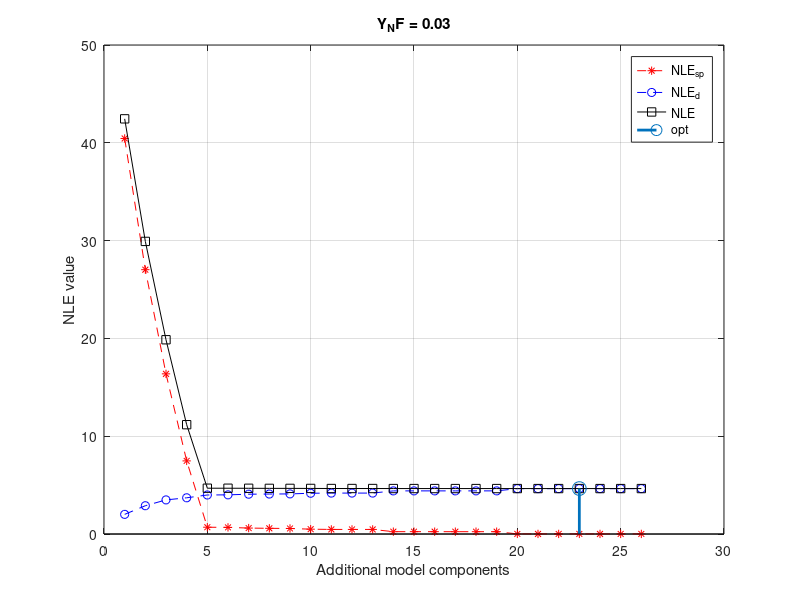
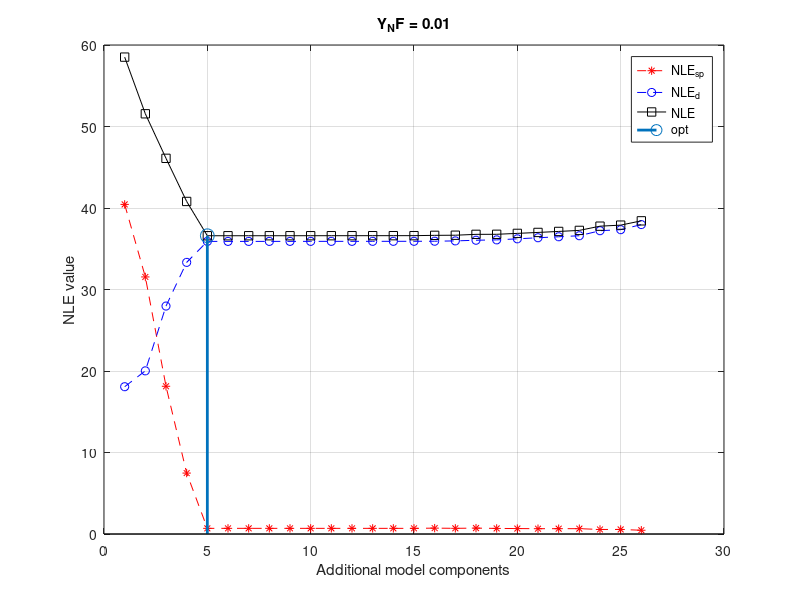

Here is the MATLAB script that generated these plots, in order:
% Resumen diseños.
clc
clear all
close all
%%
%%%%%%%%%%%%%%%%%%%%%
% 1- Full loads
%%%%%%%%%%%%%%%%%%%%%
% a. Y_NF = 0.03
% run NLE_GA.m :
% with
% Gcsv = readtable('Datos_G_IEEE33_0-03.csv');
% Dcsv = readtable('Datos_De_IEEE33_0-03.csv');
% qa = 0


load SS_Y_NF_0-03_FL_opt.mat
load SS_data_YNF_0-03_FL.mat

fprintf('Number of additional components: %d\n', qa_opt);
disp('Note: If D is formed only with DGs active power as disturbance, the optimum structure results a full ');
structure
fprintf('NLE:   %.3f \n', NLE_opt);
fprintf('NLE_d: %.3f \n', NLE_d_opt);
fprintf('NLE_sp:%.3f \n', NLE_sp_opt);

id_qa = [1:length(NLE)];

figure
plot(id_qa,NLE_sp,'r--*'), hold on, grid on
plot(id_qa,NLE_d,'b--o'), hold on, grid on
plot(id_qa,NLE,'k-s'), hold on, grid on
title('Y_NF = 0.03')
xlabel('Additional model components')
ylabel('NLE value')
stem(qa_opt+1, NLE_opt,'MarkerSize',10, 'LineWidth', 2)
legend('NLE_{sp}', 'NLE_d', 'NLE', 'opt')
%%
clear all
clc

% b. Y_NF = 0.01
% run NLE_GA.m :
% with
% Gcsv = readtable('Datos_G_IEEE33_0-01.csv');
% Dcsv = readtable('Datos_De_IEEE33_0-01.csv');
% qa = 0

load SS_Y_NF_0-01_FL_opt.mat
load SS_data_YNF_0-01_FL.mat

fprintf('Number of additional components: %d\n', qa_opt);
disp('Note: If D is formed only with DGs active power as disturbance, the optimum structure is the same ');
structure
fprintf('NLE: %.3f \n ', NLE_opt);
fprintf('NLE_d:  %.3f \n', NLE_d_opt);
fprintf('NLE_sp:  %.3f \n', NLE_sp_opt);

id_qa = [1:length(NLE)];        

figure
plot(id_qa,NLE_sp,'r--*'), hold on, grid on
plot(id_qa,NLE_d,'b--o'), hold on, grid on
plot(id_qa,NLE,'k-s'), hold on, grid on
title('Y_NF = 0.01')
xlabel('Additional model components')
ylabel('NLE value')
stem(qa_opt+1, NLE_opt,'MarkerSize',10, 'LineWidth', 2)
legend('NLE_{sp}', 'NLE_d', 'NLE', 'opt')

